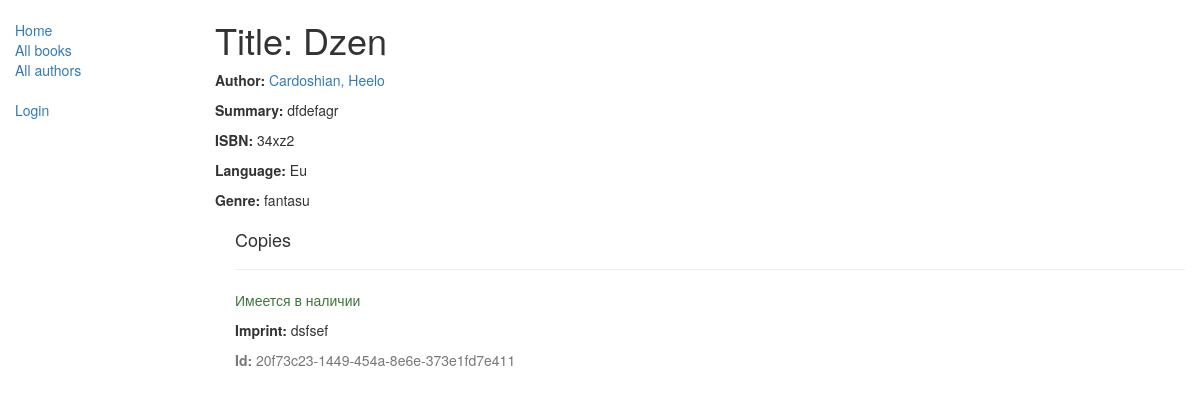
/catalog/book/1, run on the app's committed database.
### catalog/models.py (models this page shows, shortened)
class Book(models.Model):
    title = models.CharField(max_length=200)
    author = models.ForeignKey('Author', on_delete=models.SET_NULL, null=True)
    summary = models.TextField(max_length=1000, help_text="Описание книги")
    isbn = models.CharField('ISBN', max_length=13, help_text="13 символов")
    genre = models.ManyToManyField(Genre, help_text="Выберите жанр книги")
    language = models.ForeignKey('Language', on_delete=models.SET_NULL, null=True)
    def display_genre(self):
        return ', '.join([genre.name for genre in self.genre.all()[:3] ])
    display_genre.short_description = 'Genre'

class Author(models.Model):
    first_name = models.CharField(max_length=100)
    last_name = models.CharField(max_length=100)
    date_of_birth = models.DateField(null=True, blank=True)
    date_of_death = models.DateField('died', null=True, blank=True)
    def __str__(self):
        return '{0}, {1}'.format(self.last_name, self.first_name)

class Language(models.Model):
    name = models.CharField(max_length=200, help_text="Язык которым написана книга")
    def __str__(self):
        return self.name

class Genre(models.Model):
    name = models.CharField(max_length=200, help_text="Введите жанр книги")
    def __str__(self):
        return self.name

class BookInstance(models.Model):
    id = models.UUIDField(primary_key=True, default=uuid.uuid4, help_text="Уникальный ID указаной книги")
    book = models.ForeignKey('Book', on_delete=models.SET_NULL, null=True)
    imprint = models.CharField(max_length=200)
    due_back = models.DateField(null=True, blank=True)
    borrower = models.ForeignKey(User, on_delete=models.SET_NULL, null=True, blank=True)
    LOAN_STATUS = (
        ('m', 'Обслуживание'),
        ('o', 'Взаймы'),
        ('a', 'Имеется в наличии'),
        ('r', 'Зарезервированна'),
    )
    status = models.CharField(max_length=1, choices=LOAN_STATUS, blank=True, default='m', help_text="Доступность книги")
    class Meta:
        ordering = ["due_back"]
        permissions = (("can_mark_returned", "Set book as returned"),)

### catalog/views.py (the view)
# urls.py: url(r'^book/(?P<pk>\d+)$', views.BookDetailView.as_view(), name='book-detail'),
class BookDetailView(generic.DetailView):
    model = Book

### catalog/templates/catalog/book_detail.html (shortened to what this page needs)
{% extends "base_generic.html" %}
{% block content %}
  <h1>Title: {{ book.title }}</h1>
  <p><strong>Author:</strong> <a href="{% url 'author-detail' book.author.pk %}">{{ book.author }}</a></p>
  <p><strong>Summary:</strong> {{ book.summary }}</p>
  <p><strong>ISBN:</strong> {{ book.isbn }}</p>
  <p><strong>Language:</strong> {{ book.language }}</p>
  <p><strong>Genre:</strong> {% for genre in book.genre.all %} {{ genre }}{% if not forloop.last %}, {% endif %}{% endfor %}</p>
  <div style="margin-left:20px;margin-top:20px">
    <h4>Copies</h4>
    {% for copy in book.bookinstance_set.all %}
    <hr>
    <p class="{% if copy.status == 'a' %}text-success{% elif copy.status == 'd' %}text-danger{% else %}text-warning{% endif %}">{{ copy.get_status_display }}</p>
    <p><strong>Imprint:</strong> {{copy.imprint}}</p>
    <p class="text-muted"><strong>Id:</strong> {{copy.id}}</p>
    {% endfor %}
  </div>
{% endblock %}

### data on the page
Book: title "Dzen", author "Cardoshian, Heelo", summary "dfdefagr", isbn "34xz2", language "Eu"
Genre: name "fantasu"
BookInstance: status "Имеется в наличии", imprint "dsfsef", id "20f73c23-1449-454a-8e6e-373e1fd7e411"
